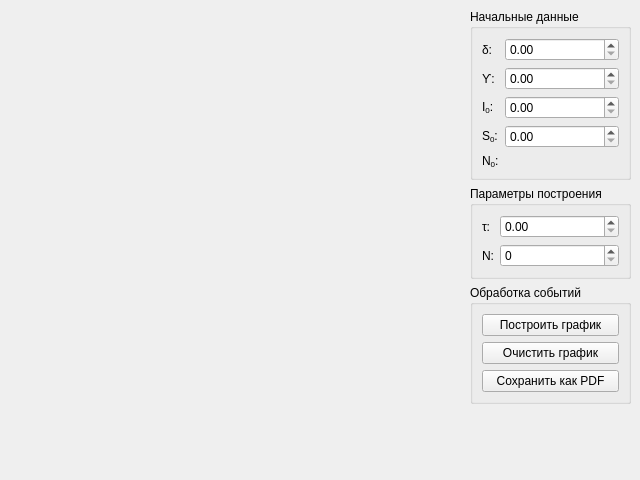
<?xml version="1.0" encoding="UTF-8"?>
<ui version="4.0">
 <class>MainWindow</class>
 <widget class="QMainWindow" name="MainWindow">
  <property name="geometry">
   <rect>
    <x>0</x>
    <y>0</y>
    <width>640</width>
    <height>480</height>
   </rect>
  </property>
  <property name="minimumSize">
   <size>
    <width>640</width>
    <height>480</height>
   </size>
  </property>
  <property name="windowTitle">
   <string>Epidemic model</string>
  </property>
  <widget class="QWidget" name="centralwidget">
   <layout class="QGridLayout" name="gridLayout">
    <item row="0" column="0">
     <layout class="QVBoxLayout" name="verticalLayout">
      <item>
       <widget class="PlotWidget" name="widget" native="true"/>
      </item>
      <item>
       <spacer name="horizontalSpacer">
        <property name="orientation">
         <enum>Qt::Horizontal</enum>
        </property>
        <property name="sizeHint" stdset="0">
         <size>
          <width>1008</width>
          <height>20</height>
         </size>
        </property>
       </spacer>
      </item>
     </layout>
    </item>
    <item row="0" column="1">
     <layout class="QVBoxLayout" name="verticalLayout_2">
      <item>
       <widget class="QGroupBox" name="groupBox">
        <property name="title">
         <string>Начальные данные</string>
        </property>
        <layout class="QFormLayout" name="formLayout">
         <item row="0" column="0">
          <widget class="QLabel" name="label">
           <property name="text">
            <string>δ:</string>
           </property>
          </widget>
         </item>
         <item row="0" column="1">
          <widget class="QDoubleSpinBox" name="bettaDoubleSpinBox"/>
         </item>
         <item row="1" column="0">
          <widget class="QLabel" name="label_2">
           <property name="text">
            <string>ϒ:</string>
           </property>
          </widget>
         </item>
         <item row="1" column="1">
          <widget class="QDoubleSpinBox" name="gammeDoubleSpinBox"/>
         </item>
         <item row="2" column="0">
          <widget class="QLabel" name="label_3">
           <property name="text">
            <string>&lt;html&gt;&lt;head/&gt;&lt;body&gt;&lt;p&gt;I&lt;span style=&quot; vertical-align:sub;&quot;&gt;0&lt;/span&gt;:&lt;/p&gt;&lt;/body&gt;&lt;/html&gt;</string>
           </property>
          </widget>
         </item>
         <item row="2" column="1">
          <widget class="QDoubleSpinBox" name="i0DoubleSpinBox"/>
         </item>
         <item row="3" column="0">
          <widget class="QLabel" name="label_4">
           <property name="text">
            <string>&lt;html&gt;&lt;head/&gt;&lt;body&gt;&lt;p&gt;S&lt;span style=&quot; vertical-align:sub;&quot;&gt;0&lt;/span&gt;:&lt;/p&gt;&lt;/body&gt;&lt;/html&gt;</string>
           </property>
          </widget>
         </item>
         <item row="3" column="1">
          <widget class="QDoubleSpinBox" name="s0DoubleSpinBox"/>
         </item>
         <item row="4" column="0">
          <widget class="QLabel" name="label_5">
           <property name="text">
            <string>&lt;html&gt;&lt;head/&gt;&lt;body&gt;&lt;p&gt;N&lt;span style=&quot; vertical-align:sub;&quot;&gt;0&lt;/span&gt;:&lt;/p&gt;&lt;/body&gt;&lt;/html&gt;</string>
           </property>
          </widget>
         </item>
         <item row="4" column="1">
          <widget class="QLabel" name="n0Label">
           <property name="text">
            <string/>
           </property>
          </widget>
         </item>
        </layout>
       </widget>
      </item>
      <item>
       <widget class="QGroupBox" name="groupBox_2">
        <property name="title">
         <string>Параметры построения</string>
        </property>
        <layout class="QFormLayout" name="formLayout_2">
         <item row="0" column="0">
          <widget class="QLabel" name="label_7">
           <property name="text">
            <string>τ:</string>
           </property>
          </widget>
         </item>
         <item row="0" column="1">
          <widget class="QDoubleSpinBox" name="tauDoubleSpinBox"/>
         </item>
         <item row="1" column="0">
          <widget class="QLabel" name="label_8">
           <property name="text">
            <string>N:</string>
           </property>
          </widget>
         </item>
         <item row="1" column="1">
          <widget class="QSpinBox" name="nSpinBox"/>
         </item>
        </layout>
       </widget>
      </item>
      <item>
       <widget class="QGroupBox" name="groupBox_3">
        <property name="title">
         <string>Обработка событий</string>
        </property>
        <layout class="QVBoxLayout" name="verticalLayout_3">
         <item>
          <widget class="QPushButton" name="pushButton">
           <property name="text">
            <string>Построить график</string>
           </property>
          </widget>
         </item>
         <item>
          <widget class="QPushButton" name="pushButton_2">
           <property name="text">
            <string>Очистить график</string>
           </property>
          </widget>
         </item>
         <item>
          <widget class="QPushButton" name="pushButton_3">
           <property name="text">
            <string>Сохранить как PDF</string>
           </property>
          </widget>
         </item>
        </layout>
       </widget>
      </item>
      <item>
       <spacer name="verticalSpacer">
        <property name="orientation">
         <enum>Qt::Vertical</enum>
        </property>
        <property name="sizeHint" stdset="0">
         <size>
          <width>20</width>
          <height>238</height>
         </size>
        </property>
       </spacer>
      </item>
     </layout>
    </item>
   </layout>
  </widget>
 </widget>
 <customwidgets>
  <customwidget>
   <class>PlotWidget</class>
   <extends>QWidget</extends>
   <header>plotwidget.h</header>
   <container>1</container>
  </customwidget>
 </customwidgets>
 <resources/>
 <connections/>
</ui>
